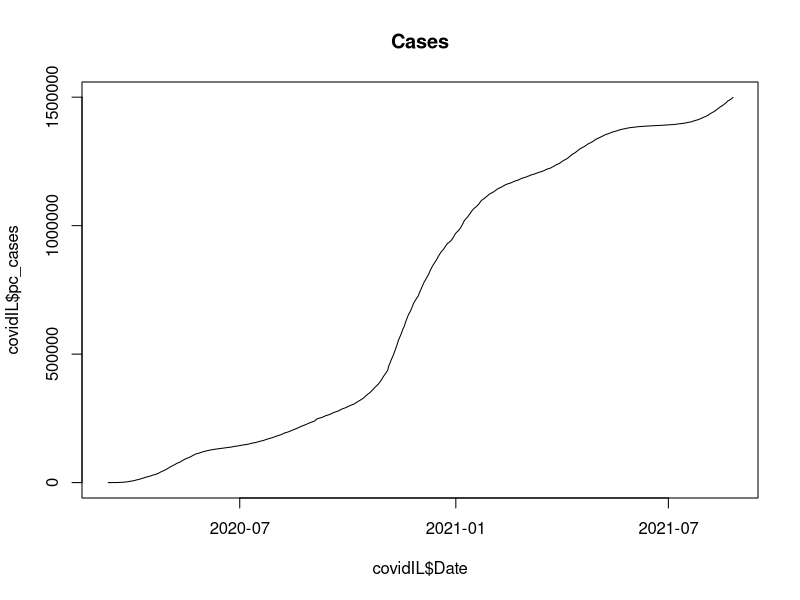

The R source for this figure:
# INTRODUCING SCRIPTS
# Created on August 25, 2021 by Shaibu

# Clear environment
rm(list=ls())

# Load packages
# install.packages("tidyverse")

library(tidyverse)

#Function####

delta = function(x) {
  temp = (x-lag(x)/lag(x))
  return(temp)
}

covidIL = read.csv("./Data/ILCovid19.csv")

covidIL = covidIL %>%
  mutate(pc_test =  delta(Tests),
         pc_cases = delta(Cases),
         pc_deaths = delta(Deaths))

#Alternatively:
#covidIL$pc_test = delta(covidIL$Tests)

#covidIL$pc_deaths[is.infinite(covidIL$pc_deaths)] = NA

covidIL$Date = as.Date(covidIL$Date, ,format="%m/%d/%Y")

plot(covidIL$Date, covidIL$pc_cases,
     main = "Cases",
     #xlab = "",
     #ylab = "",
     type = "l",
     #color = "blue"
     )

#Summary Statistics
summary(covidIL)
